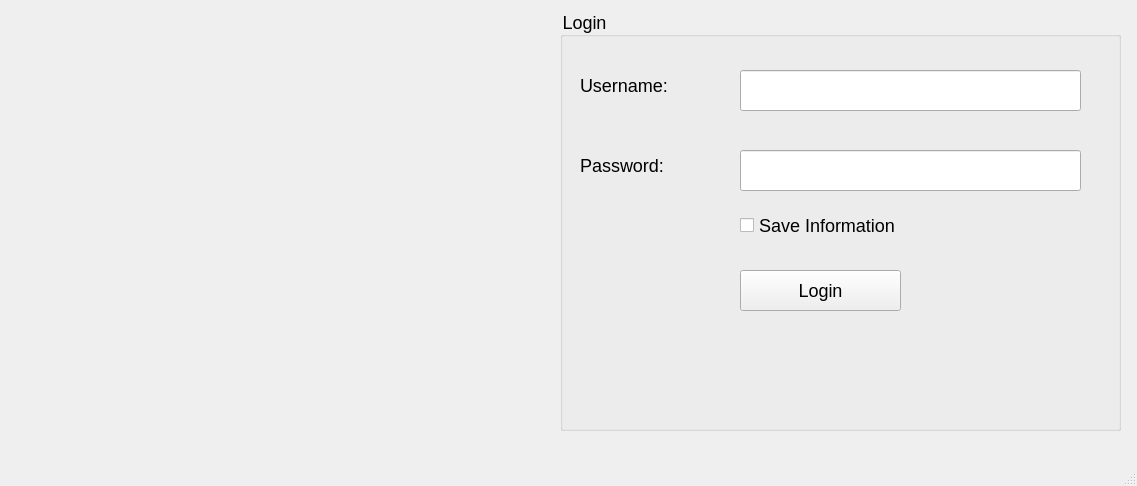
<?xml version="1.0" encoding="UTF-8"?>
<ui version="4.0">
 <class>MainWindow</class>
 <widget class="QMainWindow" name="MainWindow">
  <property name="geometry">
   <rect>
    <x>0</x>
    <y>0</y>
    <width>1137</width>
    <height>486</height>
   </rect>
  </property>
  <property name="windowTitle">
   <string>MainWindow</string>
  </property>
  <property name="styleSheet">
   <string notr="true">font-size: 18px</string>
  </property>
  <widget class="QWidget" name="centralwidget">
   <widget class="QLabel" name="label">
    <property name="geometry">
     <rect>
      <x>30</x>
      <y>10</y>
      <width>521</width>
      <height>421</height>
     </rect>
    </property>
    <property name="text">
     <string/>
    </property>
    <property name="pixmap">
     <pixmap>../assets/images/Invoice.png</pixmap>
    </property>
   </widget>
   <widget class="QGroupBox" name="groupBoxLogin">
    <property name="geometry">
     <rect>
      <x>560</x>
      <y>10</y>
      <width>561</width>
      <height>421</height>
     </rect>
    </property>
    <property name="title">
     <string>Login</string>
    </property>
    <widget class="QLabel" name="label_2">
     <property name="geometry">
      <rect>
       <x>20</x>
       <y>60</y>
       <width>91</width>
       <height>31</height>
      </rect>
     </property>
     <property name="text">
      <string>Username:</string>
     </property>
    </widget>
    <widget class="QLineEdit" name="lineEditUsername">
     <property name="geometry">
      <rect>
       <x>180</x>
       <y>60</y>
       <width>341</width>
       <height>41</height>
      </rect>
     </property>
    </widget>
    <widget class="QLabel" name="label_3">
     <property name="geometry">
      <rect>
       <x>20</x>
       <y>140</y>
       <width>91</width>
       <height>31</height>
      </rect>
     </property>
     <property name="text">
      <string>Password:</string>
     </property>
    </widget>
    <widget class="QLineEdit" name="lineEditPassword">
     <property name="geometry">
      <rect>
       <x>180</x>
       <y>140</y>
       <width>341</width>
       <height>41</height>
      </rect>
     </property>
    </widget>
    <widget class="QCheckBox" name="checkBoxSaveInformation">
     <property name="geometry">
      <rect>
       <x>180</x>
       <y>200</y>
       <width>171</width>
       <height>31</height>
      </rect>
     </property>
     <property name="text">
      <string>Save Information</string>
     </property>
    </widget>
    <widget class="QPushButton" name="pushButtonLogin">
     <property name="geometry">
      <rect>
       <x>180</x>
       <y>260</y>
       <width>161</width>
       <height>41</height>
      </rect>
     </property>
     <property name="text">
      <string>Login</string>
     </property>
    </widget>
   </widget>
  </widget>
  <widget class="QMenuBar" name="menubar">
   <property name="geometry">
    <rect>
     <x>0</x>
     <y>0</y>
     <width>1137</width>
     <height>31</height>
    </rect>
   </property>
  </widget>
  <widget class="QStatusBar" name="statusbar"/>
 </widget>
 <resources/>
 <connections/>
</ui>
